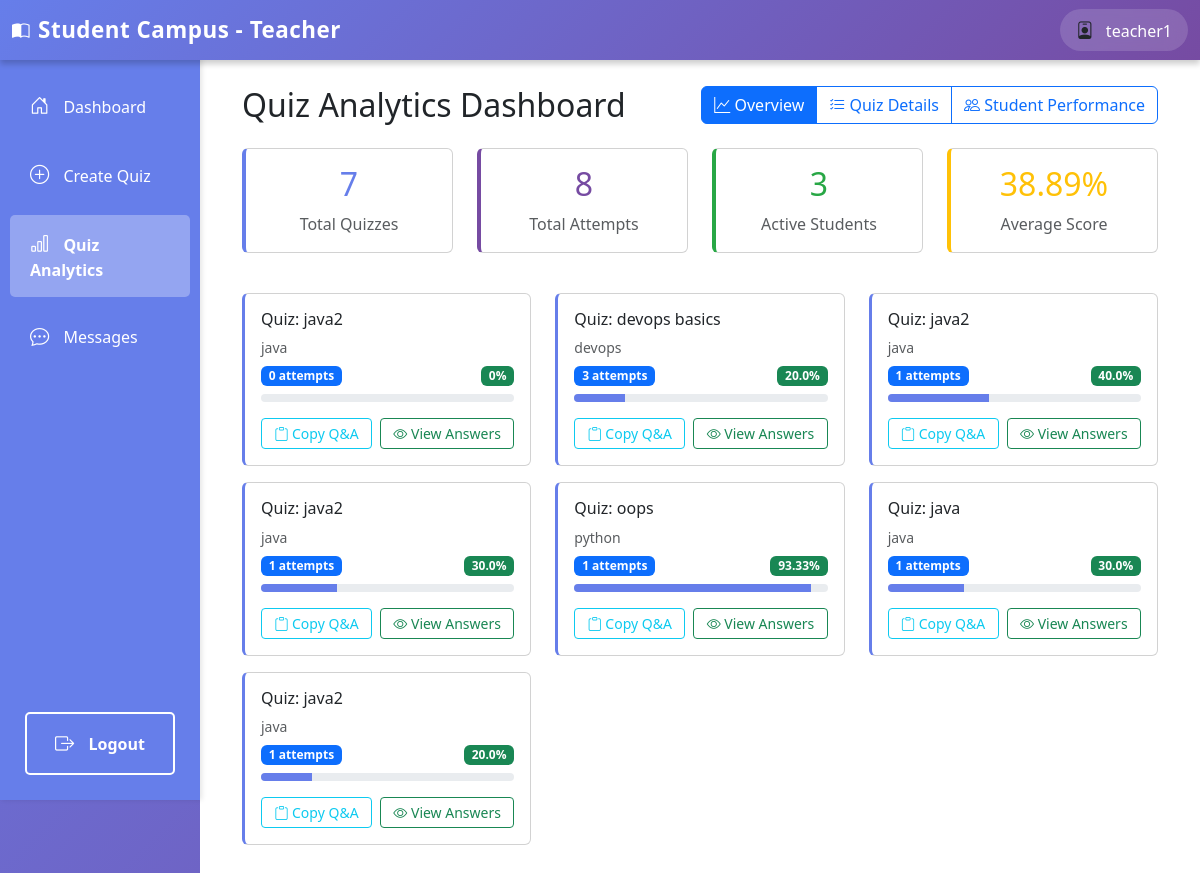
The app's page /teacher/quiz/analytics/ (signed in), older data.
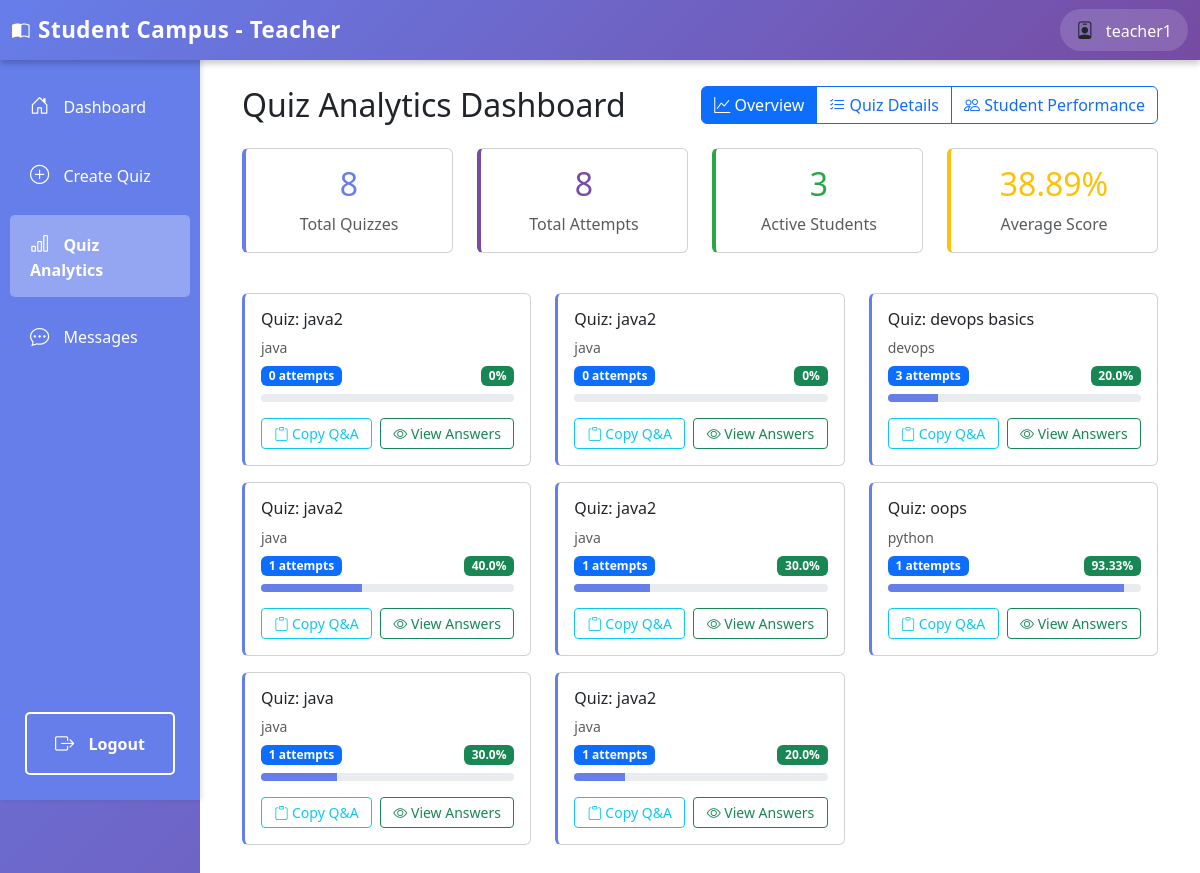
The same page, newer data.
### teachers/models.py (models this page shows, shortened)
class Quiz(models.Model):
    title = models.CharField(max_length=200)
    subject = models.ForeignKey(Subject, on_delete=models.CASCADE, related_name='quizzes')
    pdf_note = models.ForeignKey(PDFNote, on_delete=models.CASCADE, related_name='quizzes', null=True)
    description = models.TextField(blank=True)
    duration = models.IntegerField(help_text="Duration in minutes", default=30)
    num_questions = models.IntegerField(default=10)
    topics = models.TextField(blank=True, help_text="Comma-separated topics (optional)")
    difficulty = models.CharField(max_length=20, choices=[('easy', 'Easy'), ('medium', 'Medium'), ('hard', 'Hard')], default='medium')
    created_by = models.ForeignKey(User, on_delete=models.CASCADE, related_name='created_quizzes')
    created_at = models.DateTimeField(auto_now_add=True)
    deadline = models.DateTimeField(null=True, blank=True, help_text="Quiz deadline")
    is_active = models.BooleanField(default=True)
    class Meta:
        ordering = ['-created_at']
        verbose_name_plural = "Quizzes"

class Subject(models.Model):
    name = models.CharField(max_length=200)
    description = models.TextField(blank=True)
    teacher = models.ForeignKey(User, on_delete=models.CASCADE, related_name='subjects')
    created_at = models.DateTimeField(auto_now_add=True)
    class Meta:
        ordering = ['name']

### teachers/views.py (the view)
# urls.py: path('quiz/analytics/', views.quiz_analytics, name='quiz_analytics'),
@login_required
def quiz_analytics(request):
    if not request.user.is_teacher():
        return HttpResponseForbidden("You don't have permission to access this page.")
    quizzes = Quiz.objects.filter(created_by=request.user).prefetch_related('attempts', 'questions', 'attempts__student')
    quiz_stats = []
    total_attempts_all = 0
    unique_students_set = set()
    all_percentages = []
    for quiz in quizzes:
        attempts = quiz.attempts.filter(completed_at__isnull=False)
        total_attempts = attempts.count()
        total_attempts_all += total_attempts
        students_in_quiz = set(attempt.student.id for attempt in attempts)
        unique_students_set.update(students_in_quiz)
        if total_attempts > 0:
            scores = [a.score for a in attempts]
            avg_score = sum(scores) / total_attempts
            highest_score = max(scores)
            lowest_score = min(scores)
            if quiz.questions.count() > 0:
                avg_percentage = (avg_score / quiz.questions.count()) * 100
                all_percentages.append(avg_percentage)
            else:
                avg_percentage = 0
        else:
            avg_score = 0
            avg_percentage = 0
            highest_score = 0
            lowest_score = 0
        quiz_stats.append({
            'quiz': quiz,
            'total_attempts': total_attempts,
            'avg_score': round(avg_score, 2),
            'avg_percentage': round(avg_percentage, 2),
            'total_questions': quiz.questions.count(),
            'highest_score': highest_score,
            'lowest_score': lowest_score,
            'unique_students': len(students_in_quiz)
        })
    overall_avg = round(sum(all_percentages) / len(all_percentages), 2) if all_percentages else 0
    return render(request, 'teachers/quiz_analytics.html', {
        'quiz_stats': quiz_stats,
        'total_attempts': total_attempts_all,
        'unique_students': len(unique_students_set),
        'overall_avg': overall_avg
    })

### authentication/models.py (called while the page is built)
    def is_teacher(self):
        return self.role == 'teacher'

### templates/teachers/quiz_analytics.html (shortened to what the changed rows need)
{% extends 'teachers/base_teacher.html' %}
{% block teacher_content %}
<div class="container-fluid">
    <div class="d-flex justify-content-between align-items-center mb-4">
        <h2 class="mb-0">Quiz Analytics Dashboard</h2>
    </div>
    {% if quiz_stats %}
        <div id="overviewTab" class="analytics-tab">
            <div class="row mb-4">
                <div class="col-md-3 mb-3">
                    <div class="card text-center h-100" style="border-left: 4px solid #667eea;">
                        <div class="card-body">
                            <h2 style="color: #667eea;">{{ quiz_stats|length }}</h2>
                            <p class="text-muted mb-0">Total Quizzes</p>
                        </div>
                    </div>
                </div>
                <div class="col-md-3 mb-3">
                    <div class="card text-center h-100" style="border-left: 4px solid #764ba2;">
                        <div class="card-body">
                            <h2 style="color: #764ba2;">{{ total_attempts }}</h2>
                            <p class="text-muted mb-0">Total Attempts</p>
                        </div>
                    </div>
                </div>
                <div class="col-md-3 mb-3">
                    <div class="card text-center h-100" style="border-left: 4px solid #28a745;">
                        <div class="card-body">
                            <h2 style="color: #28a745;">{{ unique_students }}</h2>
                            <p class="text-muted mb-0">Active Students</p>
                        </div>
                    </div>
                </div>
                <div class="col-md-3 mb-3">
                    <div class="card text-center h-100" style="border-left: 4px solid #ffc107;">
                        <div class="card-body">
                            <h2 style="color: #ffc107;">{{ overall_avg }}%</h2>
                            <p class="text-muted mb-0">Average Score</p>
                        </div>
                    </div>
                </div>
            </div>
            <div class="row">
                {% for stat in quiz_stats %}
                    <div class="col-md-4 mb-3">
                        <div class="card h-100" style="border-left: 3px solid #667eea;">
                            <div class="card-body">
                                <h6 class="card-title text-truncate" title="{{ stat.quiz.title }}">{{ stat.quiz.title }}</h6>
                                <p class="text-muted small mb-2">{{ stat.quiz.subject.name }}</p>
                                <div class="d-flex justify-content-between mb-2">
                                    <span class="badge bg-primary">{{ stat.total_attempts }} attempts</span>
                                    <span class="badge bg-success">{{ stat.avg_percentage }}%</span>
                                </div>
                                <div class="progress mb-3" style="height: 8px;">
                                    <div class="progress-bar" style="width: {{ stat.avg_percentage }}%; background-color: #667eea;"></div>
                                </div>
                                <div class="d-flex gap-2">
                                    <button class="btn btn-sm btn-outline-info flex-fill" onclick="copyQuizContent{{ stat.quiz.id }}()" title="Copy Questions & Answers">
                                        <i class="bi bi-clipboard"></i> Copy Q&A
                                    </button>
                                    <button class="btn btn-sm btn-outline-success flex-fill" onclick="viewAnswerSheet{{ stat.quiz.id }}()" title="View Answer Sheet">
                                        <i class="bi bi-eye"></i> View Answers
                                    </button>
                                </div>
                            </div>
                        </div>
                    </div>
                {% endfor %}
            </div>
        </div>
    {% else %}
        <div class="alert alert-info">
            <i class="bi bi-info-circle"></i> No quizzes created yet. Go to "Create Quiz" to generate your first quiz.
        </div>
    {% endif %}
</div>
{% endblock %}

Row changes from the older to the newer data that the page shows:
added Quiz: quiz "Quiz: java2", quiz.subject.name "java", total_attempts "0", avg_percentage "0"
Text that changed along with them:
{{ quiz_stats|length }}: "7" → "8"
